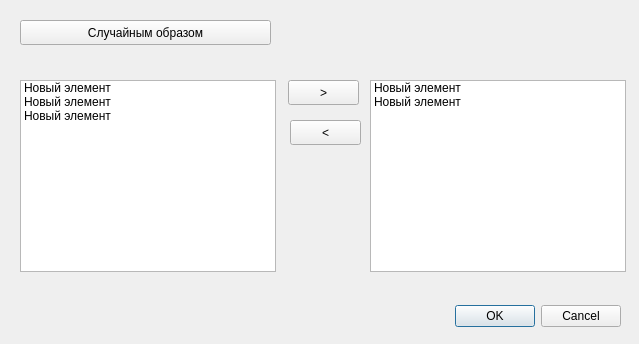
<?xml version="1.0" encoding="UTF-8"?>
<ui version="4.0">
 <class>Dialog</class>
 <widget class="QDialog" name="Dialog">
  <property name="geometry">
   <rect>
    <x>0</x>
    <y>0</y>
    <width>639</width>
    <height>344</height>
   </rect>
  </property>
  <property name="windowTitle">
   <string>Dialog</string>
  </property>
  <widget class="QDialogButtonBox" name="buttonBox">
   <property name="geometry">
    <rect>
     <x>280</x>
     <y>300</y>
     <width>341</width>
     <height>32</height>
    </rect>
   </property>
   <property name="orientation">
    <enum>Qt::Horizontal</enum>
   </property>
   <property name="standardButtons">
    <set>QDialogButtonBox::Cancel|QDialogButtonBox::Ok</set>
   </property>
  </widget>
  <widget class="QPushButton" name="pushButton">
   <property name="geometry">
    <rect>
     <x>20</x>
     <y>20</y>
     <width>251</width>
     <height>25</height>
    </rect>
   </property>
   <property name="text">
    <string>Случайным образом</string>
   </property>
  </widget>
  <widget class="QPushButton" name="pushButton_2">
   <property name="geometry">
    <rect>
     <x>288</x>
     <y>80</y>
     <width>71</width>
     <height>25</height>
    </rect>
   </property>
   <property name="text">
    <string>&gt;</string>
   </property>
  </widget>
  <widget class="QPushButton" name="pushButton_3">
   <property name="geometry">
    <rect>
     <x>290</x>
     <y>120</y>
     <width>71</width>
     <height>25</height>
    </rect>
   </property>
   <property name="text">
    <string>&lt;</string>
   </property>
  </widget>
  <widget class="QListWidget" name="listWidget">
   <property name="geometry">
    <rect>
     <x>20</x>
     <y>80</y>
     <width>256</width>
     <height>192</height>
    </rect>
   </property>
   <item>
    <property name="text">
     <string>Новый элемент</string>
    </property>
   </item>
   <item>
    <property name="text">
     <string>Новый элемент</string>
    </property>
   </item>
   <item>
    <property name="text">
     <string>Новый элемент</string>
    </property>
   </item>
  </widget>
  <widget class="QListWidget" name="listWidget_2">
   <property name="geometry">
    <rect>
     <x>370</x>
     <y>80</y>
     <width>256</width>
     <height>192</height>
    </rect>
   </property>
   <item>
    <property name="text">
     <string>Новый элемент</string>
    </property>
   </item>
   <item>
    <property name="text">
     <string>Новый элемент</string>
    </property>
   </item>
  </widget>
 </widget>
 <resources/>
 <connections>
  <connection>
   <sender>buttonBox</sender>
   <signal>accepted()</signal>
   <receiver>Dialog</receiver>
   <slot>accept()</slot>
   <hints>
    <hint type="sourcelabel">
     <x>248</x>
     <y>254</y>
    </hint>
    <hint type="destinationlabel">
     <x>157</x>
     <y>274</y>
    </hint>
   </hints>
  </connection>
  <connection>
   <sender>buttonBox</sender>
   <signal>rejected()</signal>
   <receiver>Dialog</receiver>
   <slot>reject()</slot>
   <hints>
    <hint type="sourcelabel">
     <x>316</x>
     <y>260</y>
    </hint>
    <hint type="destinationlabel">
     <x>286</x>
     <y>274</y>
    </hint>
   </hints>
  </connection>
 </connections>
</ui>
